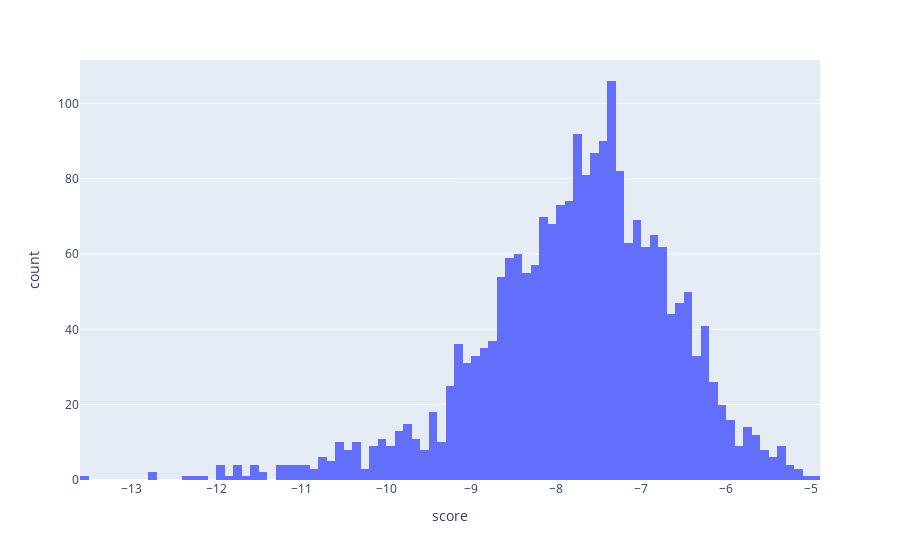

Here is the notebook cell this chart was saved with:
### Code cell
# Show the score distribution with plotly
import plotly.express as px
fig = px.histogram(filtered_topkpd, x="score", nbins=100)
fig.show()

# Show me all drugs with score >= -3
print(filtered_topkpd[filtered_topkpd['score'] >= -3].shape)

filtered_topkpd["DrugName"] = [expected_drugs[expected_drugs['FormattedDrugID'] == drug_id]['DrugName'].values[0] for drug_id in filtered_topkpd['target']]
filtered_topkpd.to_csv(os.path.join(root_dir, "models/biomedgps/long-covid-output.tsv"), sep="\t")

### Figure 1 — Plotly figure (JSON) as saved in the notebook; plotly's stock layout.template omitted (floating-point values rounded to 4 significant figures; data arrays with more than 128 entries replaced by an {"elided": "..."} marker saying what was removed)
{"data": [{"alignmentgroup": "True", "bingroup": "x", "hovertemplate": "score=%{x}<br>count=%{y}<extra></extra>", "legendgroup": "", "marker": {"color": "#636efa", "pattern": {"shape": ""}}, "name": "", "nbinsx": 100, "offsetgroup": "", "orientation": "v", "showlegend": false, "type": "histogram", "x": {"elided": "2157 float values"}, "xaxis": "x", "yaxis": "y"}], "layout": {"barmode": "relative", "legend": {"tracegroupgap": 0}, "margin": {"t": 60}, "xaxis": {"anchor": "y", "domain": [0, 1], "title": {"text": "score"}}, "yaxis": {"anchor": "x", "domain": [0, 1], "title": {"text": "count"}}}}
